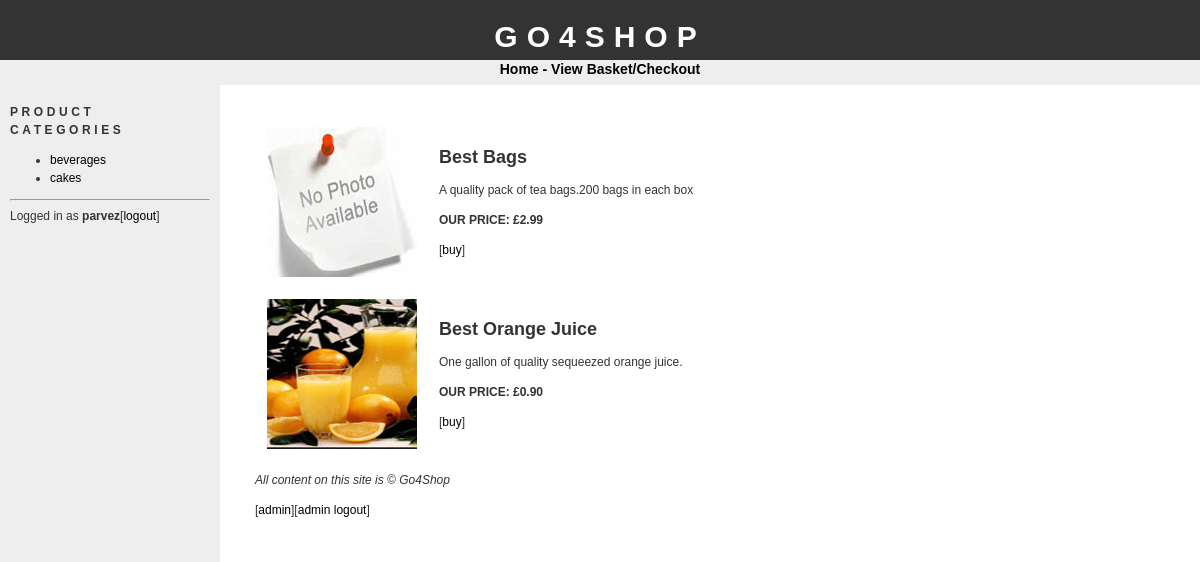
The app's page /products.php?id=1 (signed in) with its own data.
### tables this page shows
CREATE TABLE IF NOT EXISTS `categories` (
  `id` tinyint(4) NOT NULL AUTO_INCREMENT,
  `name` varchar(100) NOT NULL,
  PRIMARY KEY (`id`)
);

CREATE TABLE IF NOT EXISTS `products` (
  `id` int(11) NOT NULL AUTO_INCREMENT,
  `cat_id` tinyint(4) NOT NULL,
  `name` varchar(150) NOT NULL,
  `description` text NOT NULL,
  `image` varchar(30) NOT NULL,
  `price` float NOT NULL,
  PRIMARY KEY (`id`)
);

### config.php (called while the page is built, shortened)
<?php
$config_basedir = "http://localhost/go4shop/";
?>

### products.php (the view, shortened to what this page needs)
<?php
require("config.php");
require("header.php");
$prodcatsql = "SELECT * FROM products WHERE cat_id = " . $_GET['id'] . ";";
$prodcatres = mysql_query($prodcatsql);
$numrows = mysql_num_rows($prodcatres);
if($numrows == 0)
{
echo "<h1>No products</h1>";
echo "There are no products in this category.";
}
else
{
echo "<table cellpadding='10'>";
while($prodrow = mysql_fetch_assoc($prodcatres))
{
echo "<tr>";
if(empty($prodrow['image'])) {
echo "<td><img
src='./productimages/dummy.jpg' alt='". $prodrow['name'] . "'></td>";
}
else {
echo "<td><img src='./productimages/" . $prodrow['image']. "' alt='". $prodrow['name'] . "'></td>";
}
echo "<td>";
echo "<h2>" . $prodrow['name'] . "</h2>";
echo "<p>" . $prodrow['description'];
echo "<p><strong>OUR PRICE: &pound;". sprintf('%.2f', $prodrow['price']) . "</strong>";
echo "<p>[<a href='addtobasket.php?id=". $prodrow['id'] . "'>buy</a>]";
echo "</td>";
echo "</tr>";
}
echo "</table>";
}
require("footer.php");
?>

### bar.php
<h1>Product Categories</h1>
<ul>
<?php
$catsql = "SELECT * FROM categories;";
$catres = mysql_query($catsql);
while($catrow = mysql_fetch_assoc($catres))
{
echo "<li><a href='" . $config_basedir. "products.php?id=" . $catrow['id'] . "'>". $catrow['name'] . "</a></li>";
}
?>
</ul>

### css/stylesheet.css (style rules this page uses)
body { font-family: "trebuchet ms", verdana, sans-serif; font-size: 12px; line-height: 1.5em; color: #333; background: #ffffff; margin: 0; padding: 0; text-align: center; width: 100%; }
p { margin-top: 10px; }
a:link { text-decoration: none; color: #000; }
img { border: 0; }
#bar h1 { font-size: 12px; text-transform: uppercase; letter-spacing: 0.3em; }

### records on screen
categories: name "beverages"
categories: name "cakes"
products: name "Best Bags", description "A quality pack of tea bags.200 bags in each box", price "2.99"
products: image (picture), name "Best Orange Juice", description "One gallon of quality sequeezed orange juice.", price "0.90"

### other values on screen
$config_sitename "GO4SHOP"
$_SESSION['SESS_USERNAME'] "parvez"
$config_sitename "Go4Shop"
